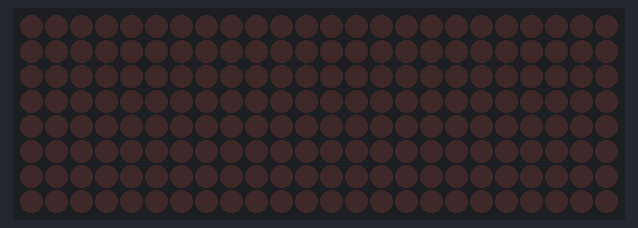
This sketch was run on a simulated Arduino Uno, built with avr-gcc and run on an emulated ATmega328P. On the bench: 24×8 LED matrix.

Above: at 0.1 s.
At 0.6 s:
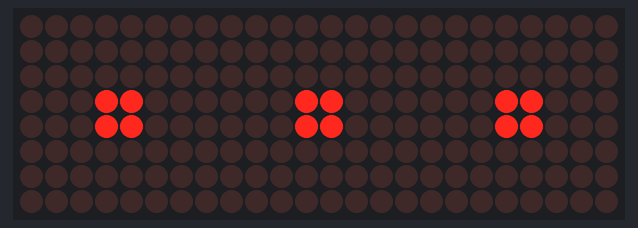
At 1.1 s:
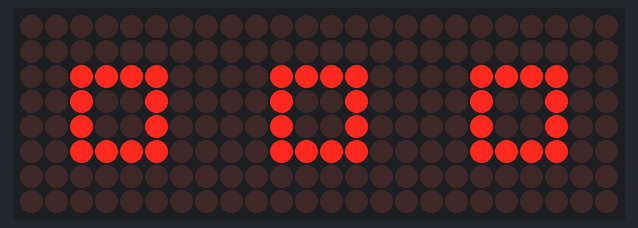
At 1.6 s:
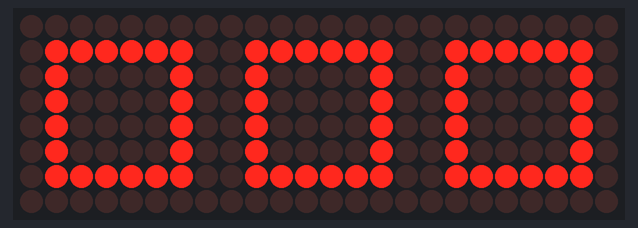
At 2.2 s:
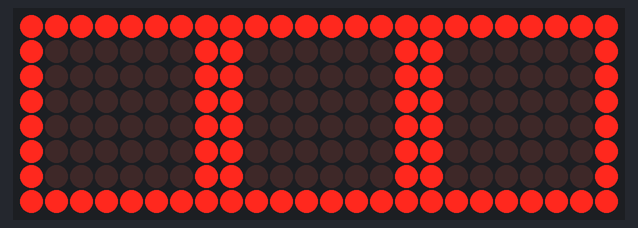

Measured:
- by itself, everything shown: repeats every 2.6 s, in 5 steps
- what the display in image 1 shows lasts 0.6 s, from 0.5 s to 1.1 s

The sketch:

LedMatrix.ino
```cpp
#include "LedControl.h"

/*
 * Now we create a new LedControl.
 * We use pins 12,11 and 10 on the Arduino for the SPI interface
 * Pin 12 is connected to the DATA IN-pin of the first MAX7221
 * Pin 11 is connected to the CLK-pin of the first MAX7221
 * Pin 10 is connected to the LOAD(/CS)-pin of the first MAX7221
 * There will only be a single MAX7221 attached to the arduino
 */
// LedControl lc1=LedControl(10,12,11,1);


//LedControl lc=LedControl(10,12,11,3);

int devices = 3;

byte a[4] = {0x18, 0x3C, 0x7E, 0xFF};
LedControl lc=LedControl(10,12,11,devices);

int cnt[3] = {0,1,2};
int b=0;

void setup() {

  //LedControl lc1 = LedControl(10,12,11,3);

  for(int index=0;index<lc.getDeviceCount();index++) {
      lc.shutdown(index,false);
      lc.setIntensity(index,4);
      lc.clearDisplay(index);
  }

}

void square(int addr, int n) {

  lc.clearDisplay(addr);
  if(n != 0) {
    byte val = a[n-1];

    lc.setRow(addr, 4-n, val);
    lc.setRow(addr, 3+n, val);
    lc.setColumn(addr, 4-n, val);
    lc.setColumn(addr, 3+n, val);
  }
}

void loop() {
    for(int i=0; i<devices; i++) {
      square(i, cnt[0]);
    }

   delay(500);

    cnt[0] = (cnt[0] + 1) % 5;

}
```
